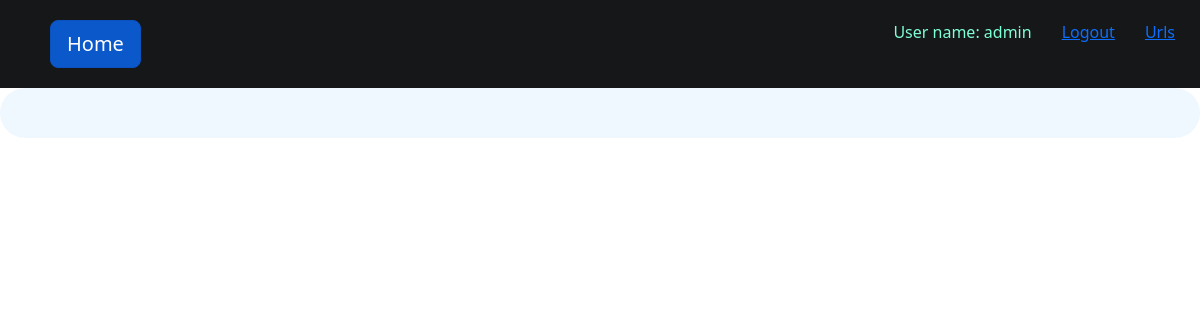
The page /urls/ (signed in) on the database as committed earlier.
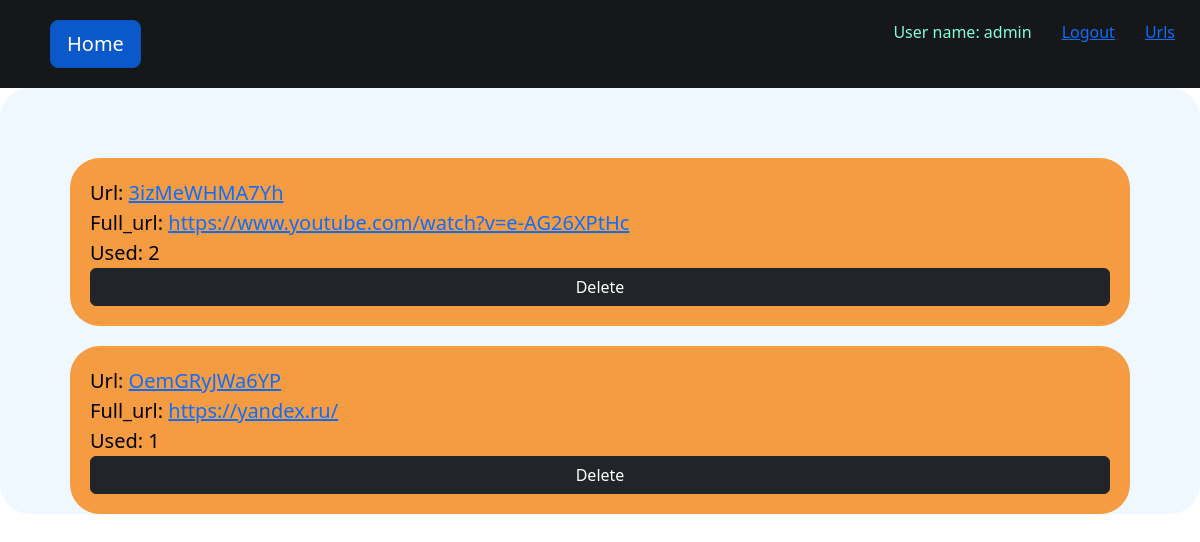
The same page on the database as committed later.
### url_shortener/models.py (models this page shows, shortened)
class UrlWithShortcut(models.Model):
    usage_count = models.PositiveIntegerField(default=0)
    full_url = models.URLField(default='')
    url_shortcut = models.CharField(max_length=12)
    user = models.ForeignKey(User, on_delete=CASCADE)

### url_shortener/views.py (the view, shortened to what this page needs)
# urls.py: path('urls/', ReducedUrls.as_view(), name='urls'),
class ReducedUrls(View):
    template_name = 'urls.html'
    def get(self, request):
        if request.user.is_authenticated:
            user = request.user
            print('user id: ')
            print(user.id)
            urls = UrlWithShortcut.objects.filter(user_id=user.id).order_by('-usage_count')
            context = {
                'urls': urls
            }
            return render(request, self.template_name, context)
        else:
            return redirect("/")

### templates/urls.html (shortened to what this page needs)
{% extends 'base.html' %}
{% block content %}
    <div class="my-center-block">
        <link rel="stylesheet" type="text/css" href='../static/css/styles.css'/>
        {% for url in urls %}
            <form action="" method="post">
                <div>
                    Url:
                    <td><a href="../{{ url.url_shortcut }}">{{ url.url_shortcut }}</a></td>
                </div>
                <div>
                    Full_url:
                    <td><a href="{{ url.full_url }}">{{ url.full_url }}</a></td>
                </div>
                <div>
                    Used: {{ url.usage_count }}
                </div>
                <button type="submit" name="color-button" class="btn btn-dark">Delete</button>
            </form>
        {% endfor %}
    </div>
{% endblock %}

Rows that differ between the two databases and show on the page:
added UrlWithShortcut: url_shortcut "3izMeWHMA7Yh", full_url "https://www.youtube.com/watch?v=e-AG26XPtHc", usage_count "2"
added UrlWithShortcut: url_shortcut "OemGRyJWa6YP", full_url "https://yandex.ru/", usage_count "1"
